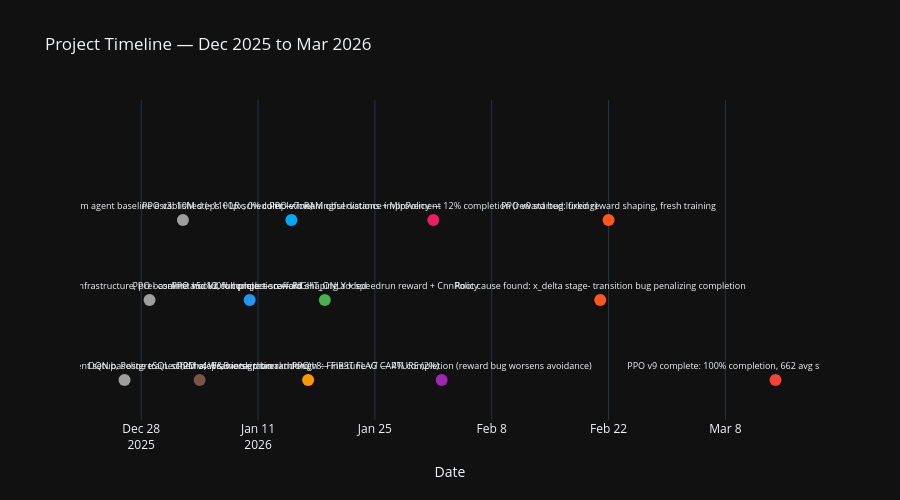

Write notebook code for a chart like this one.
### Markdown cell above
---
## 12. Project Timeline

### Code cell
# Timeline data (based on project documentation)
timeline = [
    {'date': '2025-12-26', 'event': 'Project start — environment setup, PostgreSQL schema, W&B integration'},
    {'date': '2025-12-29', 'event': 'Phase 1 complete: infrastructure, pre-commit hooks, full project scaffold'},
    {'date': '2026-01-02', 'event': 'Random agent baseline established (~1100px, 0% completion)'},
    {'date': '2026-01-04', 'event': 'DQN baseline trained (2M steps, worse than random)'},
    {'date': '2026-01-10', 'event': 'PPO baseline and v2 complete — reward shaping added'},
    {'date': '2026-01-15', 'event': 'PPO v3: 10M steps + LR scheduler — meaningful distance improvement'},
    {'date': '2026-01-17', 'event': 'PPO v4: Frame skip breakthrough — FIRST FLAG CAPTURE (2%)'},
    {'date': '2026-01-19', 'event': 'PPO v5: 100% completion — RIGHT_ONLY + speedrun reward + CnnPolicy'},
    {'date': '2026-02-01', 'event': 'PPO v7: RAM observations + MlpPolicy — 12% completion (reward bug lurking)'},
    {'date': '2026-02-02', 'event': 'PPO v8: Fine-tune v7 — 4% completion (reward bug worsens avoidance)'},
    {'date': '2026-02-21', 'event': 'Root cause found: x_delta stage-transition bug penalizing completion'},
    {'date': '2026-02-22', 'event': 'PPO v9 started: fixed reward shaping, fresh training'},
    {'date': '2026-03-14', 'event': 'PPO v9 complete: 100% completion, 662 avg steps, 14x smaller than v5'},
]

tl_df = pd.DataFrame(timeline)
tl_df['date'] = pd.to_datetime(tl_df['date'])

# ── Plotly timeline ──────────────────────────────────────────────────────────
MILESTONE_COLORS = [
    '#9E9E9E', '#9E9E9E',              # setup
    '#9E9E9E', '#795548', '#2196F3',   # baselines
    '#03A9F4', '#FF9800',              # v3, v4
    '#4CAF50',                          # v5
    '#E91E63', '#9C27B0',              # v7, v8
    '#FF5722',                          # bug found
    '#FF5722', '#F44336',              # v9
]

fig = go.Figure()
for i, row in tl_df.iterrows():
    y_val = (i % 3) * 0.4 + 0.2
    color = MILESTONE_COLORS[i] if i < len(MILESTONE_COLORS) else '#888888'
    fig.add_trace(go.Scatter(
        x=[row['date']],
        y=[y_val],
        mode='markers+text',
        marker=dict(size=12, color=color),
        text=[textwrap.fill(row['event'], 40)],
        textposition='top center',
        textfont=dict(size=9),
        name=row['event'][:40],
        showlegend=False,
        hovertext=row['event'],
        hoverinfo='text+x',
    ))

fig.update_layout(
    title='Project Timeline — Dec 2025 to Mar 2026',
    xaxis_title='Date',
    yaxis=dict(visible=False, range=[0, 1.6]),
    height=500,
    template='plotly_dark',
    showlegend=False,
)
fig.show()

### Figure 1 — Plotly figure (JSON) as saved in the notebook; plotly's stock layout.template omitted (floating-point values rounded to 4 significant figures)
{"data": [{"hoverinfo": "text+x", "hovertext": "Project start — environment setup, PostgreSQL schema, W&B integration", "marker": {"color": "#9E9E9E", "size": 12}, "mode": "markers+text", "name": "Project start — environment setup, Postg", "showlegend": false, "text": ["Project start — environment setup,\nPostgreSQL schema, W&B integration"], "textfont": {"size": 9}, "textposition": "top center", "type": "scatter", "x": ["2025-12-26T00:00:00"], "y": [0.2]}, {"hoverinfo": "text+x", "hovertext": "Phase 1 complete: infrastructure, pre-commit hooks, full project scaffold", "marker": {"color": "#9E9E9E", "size": 12}, "mode": "markers+text", "name": "Phase 1 complete: infrastructure, pre-co", "showlegend": false, "text": ["Phase 1 complete: infrastructure, pre-\ncommit hooks, full project scaffold"], "textfont": {"size": 9}, "textposition": "top center", "type": "scatter", "x": ["2025-12-29T00:00:00"], "y": [0.6]}, {"hoverinfo": "text+x", "hovertext": "Random agent baseline established (~1100px, 0% completion)", "marker": {"color": "#9E9E9E", "size": 12}, "mode": "markers+text", "name": "Random agent baseline established (~1100", "showlegend": false, "text": ["Random agent baseline established\n(~1100px, 0% completion)"], "textfont": {"size": 9}, "textposition": "top center", "type": "scatter", "x": ["2026-01-02T00:00:00"], "y": [1]}, {"hoverinfo": "text+x", "hovertext": "DQN baseline trained (2M steps, worse than random)", "marker": {"color": "#795548", "size": 12}, "mode": "markers+text", "name": "DQN baseline trained (2M steps, worse th", "showlegend": false, "text": ["DQN baseline trained (2M steps, worse\nthan random)"], "textfont": {"size": 9}, "textposition": "top center", "type": "scatter", "x": ["2026-01-04T00:00:00"], "y": [0.2]}, {"hoverinfo": "text+x", "hovertext": "PPO baseline and v2 complete — reward shaping added", "marker": {"color": "#2196F3", "size": 12}, "mode": "markers+text", "name": "PPO baseline and v2 complete — reward sh", "showlegend": false, "text": ["PPO baseline and v2 complete — reward\nshaping added"], "textfont": {"size": 9}, "textposition": "top center", "type": "scatter", "x": ["2026-01-10T00:00:00"], "y": [0.6]}, {"hoverinfo": "text+x", "hovertext": "PPO v3: 10M steps + LR scheduler — meaningful distance improvement", "marker": {"color": "#03A9F4", "size": 12}, "mode": "markers+text", "name": "PPO v3: 10M steps + LR scheduler — meani", "showlegend": false, "text": ["PPO v3: 10M steps + LR scheduler —\nmeaningful distance improvement"], "textfont": {"size": 9}, "textposition": "top center", "type": "scatter", "x": ["2026-01-15T00:00:00"], "y": [1]}, {"hoverinfo": "text+x", "hovertext": "PPO v4: Frame skip breakthrough — FIRST FLAG CAPTURE (2%)", "marker": {"color": "#FF9800", "size": 12}, "mode": "markers+text", "name": "PPO v4: Frame skip breakthrough — FIRST ", "showlegend": false, "text": ["PPO v4: Frame skip breakthrough — FIRST\nFLAG CAPTURE (2%)"], "textfont": {"size": 9}, "textposition": "top center", "type": "scatter", "x": ["2026-01-17T00:00:00"], "y": [0.2]}, {"hoverinfo": "text+x", "hovertext": "PPO v5: 100% completion — RIGHT_ONLY + speedrun reward + CnnPolicy", "marker": {"color": "#4CAF50", "size": 12}, "mode": "markers+text", "name": "PPO v5: 100% completion — RIGHT_ONLY + s", "showlegend": false, "text": ["PPO v5: 100% completion — RIGHT_ONLY +\nspeedrun reward + CnnPolicy"], "textfont": {"size": 9}, "textposition": "top center", "type": "scatter", "x": ["2026-01-19T00:00:00"], "y": [0.6]}, {"hoverinfo": "text+x", "hovertext": "PPO v7: RAM observations + MlpPolicy — 12% completion (reward bug lurking)", "marker": {"color": "#E91E63", "size": 12}, "mode": "markers+text", "name": "PPO v7: RAM observations + MlpPolicy — 1", "showlegend": false, "text": ["PPO v7: RAM observations + MlpPolicy —\n12% completion (reward bug lurking)"], "textfont": {"size": 9}, "textposition": "top center", "type": "scatter", "x": ["2026-02-01T00:00:00"], "y": [1]}, {"hoverinfo": "text+x", "hovertext": "PPO v8: Fine-tune v7 — 4% completion (reward bug worsens avoidance)", "marker": {"color": "#9C27B0", "size": 12}, "mode": "markers+text", "name": "PPO v8: Fine-tune v7 — 4% completion (re", "showlegend": false, "text": ["PPO v8: Fine-tune v7 — 4% completion\n(reward bug worsens avoidance)"], "textfont": {"size": 9}, "textposition": "top center", "type": "scatter", "x": ["2026-02-02T00:00:00"], "y": [0.2]}, {"hoverinfo": "text+x", "hovertext": "Root cause found: x_delta stage-transition bug penalizing completion", "marker": {"color": "#FF5722", "size": 12}, "mode": "markers+text", "name": "Root cause found: x_delta stage-transiti", "showlegend": false, "text": ["Root cause found: x_delta stage-\ntransition bug penalizing completion"], "textfont": {"size": 9}, "textposition": "top center", "type": "scatter", "x": ["2026-02-21T00:00:00"], "y": [0.6]}, {"hoverinfo": "text+x", "hovertext": "PPO v9 started: fixed reward shaping, fresh training", "marker": {"color": "#FF5722", "size": 12}, "mode": "markers+text", "name": "PPO v9 started: fixed reward shaping, fr", "showlegend": false, "text": ["PPO v9 started: fixed reward shaping,\nfresh training"], "textfont": {"size": 9}, "textposition": "top center", "type": "scatter", "x": ["2026-02-22T00:00:00"], "y": [1]}, {"hoverinfo": "text+x", "hovertext": "PPO v9 complete: 100% completion, 662 avg steps, 14x smaller than v5", "marker": {"color": "#F44336", "size": 12}, "mode": "markers+text", "name": "PPO v9 complete: 100% completion, 662 av", "showlegend": false, "text": ["PPO v9 complete: 100% completion, 662\navg steps, 14x smaller than v5"], "textfont": {"size": 9}, "textposition": "top center", "type": "scatter", "x": ["2026-03-14T00:00:00"], "y": [0.2]}], "layout": {"height": 500, "showlegend": false, "title": {"text": "Project Timeline — Dec 2025 to Mar 2026"}, "xaxis": {"title": {"text": "Date"}}, "yaxis": {"range": [0, 1.6], "visible": false}}}
